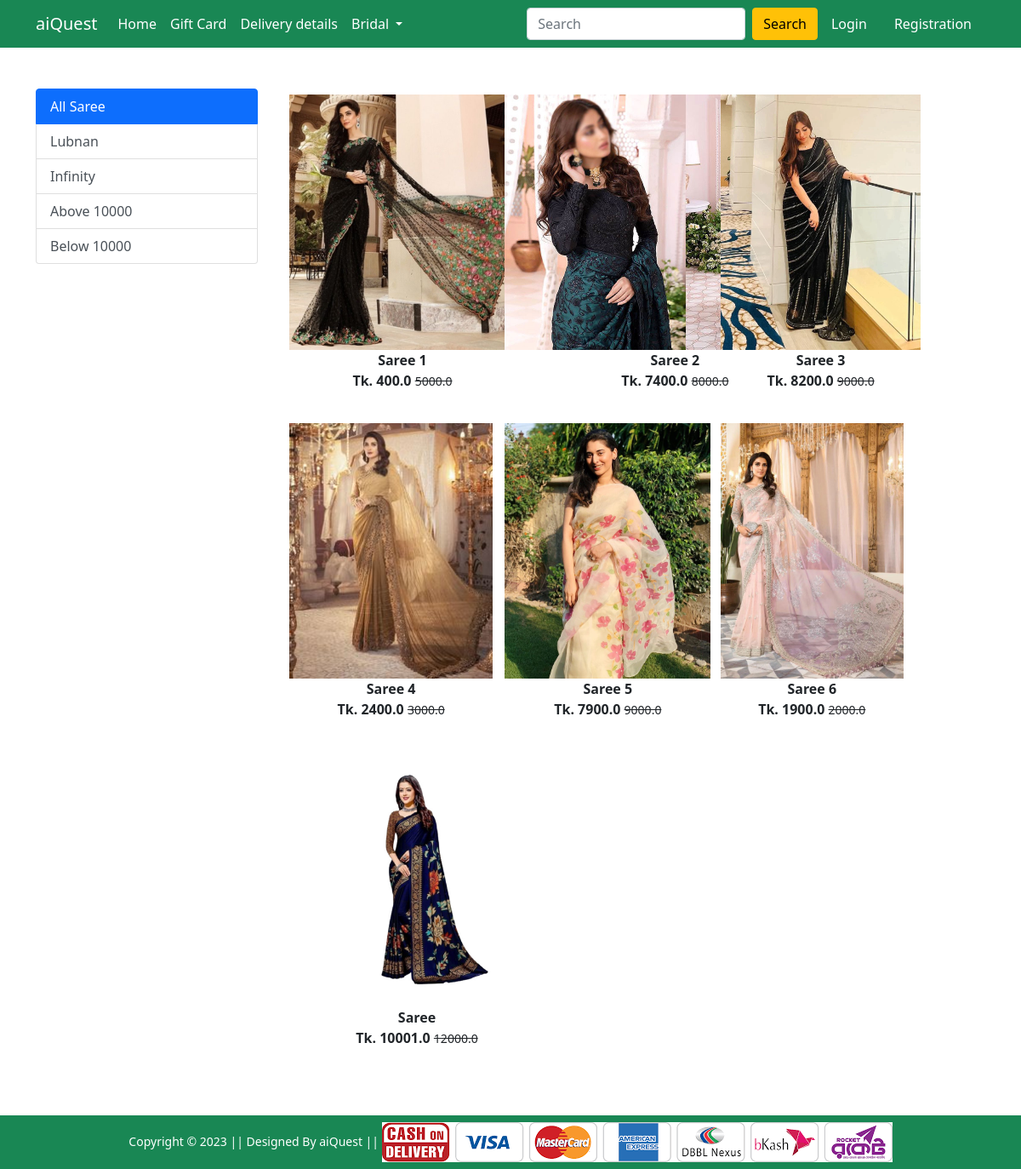
The app's page /saree/ with its own data.
### Shop/models.py (models this page shows, shortened)
class Product(models.Model):
    title = models.CharField(max_length=100)
    selling_price = models.FloatField()
    discounted_price = models.FloatField()
    description = models.TextField()
    brand = models.CharField(max_length=100)
    category = models.CharField(choices=CATEGORY_CHOICES, max_length=2)
    product_image = models.ImageField(upload_to='productimg')

### Shop/views.py (the view)
# urls.py: path('saree/', views.saree, name = 'saree'),
def saree(request, data=None):
    if data is None:
        saree = Product.objects.filter(category="S")
    elif data == 'lubnan' or data == 'infinity':
        saree = Product.objects.filter(category="S").filter(brand=data)
    elif data == 'above':
        saree = Product.objects.filter(category = 'S').filter(discounted_price__gt=1000)
    elif data == 'below':
        saree = Product.objects.filter(category = 'S').filter(discounted_price__lt=1000)
    return render(request, 'Shop/saree.html', {'saree': saree})

### Shop/templates/Shop/saree.html (shortened to what this page needs)
{% extends 'Shop/base.html' %}
{% load static %}
{% block main-content %}
<div class="container my-5">
    <div class="row">
        <div class="col-sm-3">
            <div class="list-group">
                <a href="{% url 'saree' %}" class="list-group-item list-group-item-action active" aria-current="true">
                    All Saree
                </a>
                <a href="{% url 'lehengaitem' 'lubnan' %}" class="list-group-item list-group-item-action">Lubnan</a>
                <a href="{% url 'lehengaitem' 'infinity' %}" class="list-group-item list-group-item-action">Infinity</a>
                <a href="{% url 'lehengaitem' 'above' %}" class="list-group-item list-group-item-action">Above 10000</a>
                <a href="{% url 'lehengaitem' 'below' %}" class="list-group-item list-group-item-action">Below 10000</a>
            </div>
        </div>
        <div class="col-sm-8">
            <div class="row">
                {% for product in saree %}
                <div class="col-sm-4 text-center mb-4">
                    <a href="{% url 'product-detail' product.id %}" class="btn">
                        <div class="item">
                            <img src="{{product.product_image.url}}" alt="" height="300" class="">
                            <div class="fw-bold">{{product.title}}</div>
                            <div class="fw-bold">Tk. {{product.discounted_price}} <small
                                    class="fw-light text-decoration-line-through">{{product.selling_price}}</small>
                            </div>
                        </div>
                    </a>
                </div>
                {% endfor %}
            </div>
        </div>
    </div>
</div>
{% endblock main-content %}

### records on screen
Product: product_image (picture), title "Saree 1", discounted_price "400.0", selling_price "5000.0"
Product: product_image (picture), title "Saree 2", discounted_price "7400.0", selling_price "8000.0"
Product: product_image (picture), title "Saree 3", discounted_price "8200.0", selling_price "9000.0"
Product: product_image (picture), title "Saree 4", discounted_price "2400.0", selling_price "3000.0"
Product: product_image (picture), title "Saree 5", discounted_price "7900.0", selling_price "9000.0"
Product: product_image (picture), title "Saree 6", discounted_price "1900.0", selling_price "2000.0"
Product: product_image (picture), title "Saree", discounted_price "10001.0", selling_price "12000.0"
